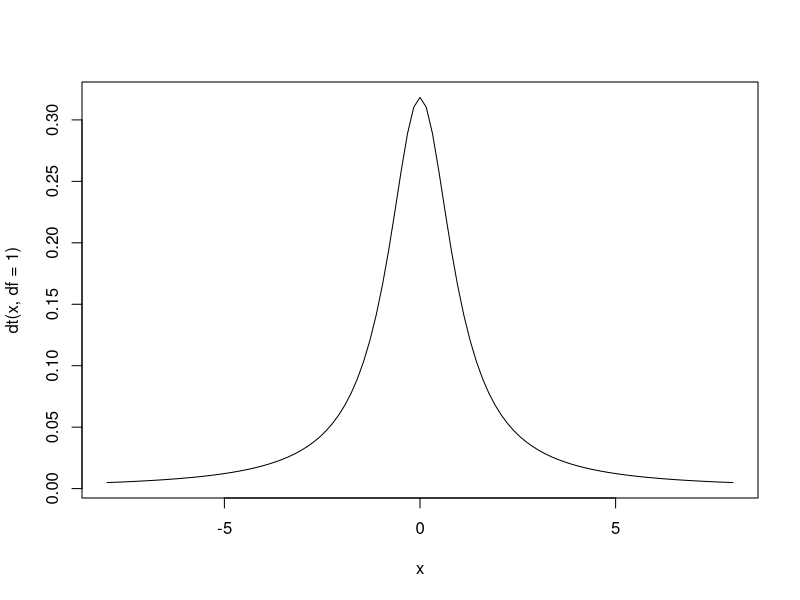
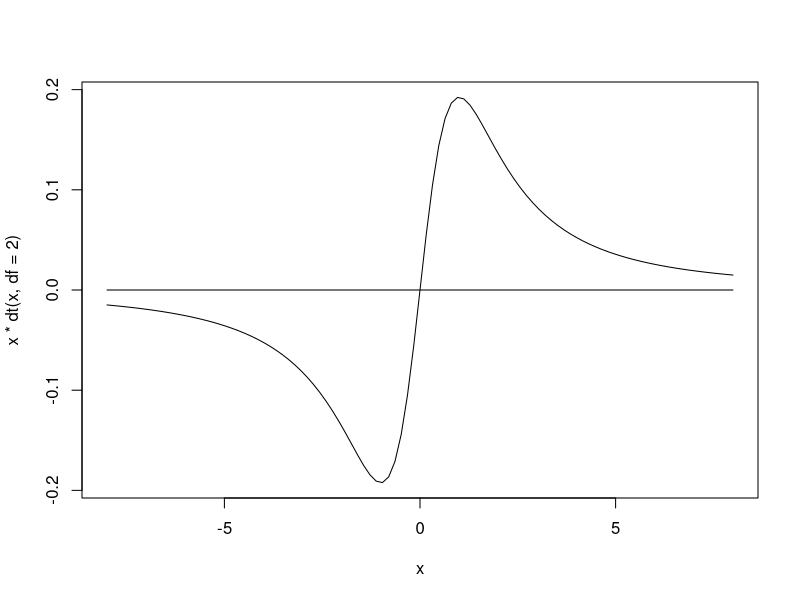

Source code (R) for these figures, in order:
## ---- chunk 1
pass <- function(x) {
   x * pnorm(x) + dnorm(x)
}
passed <- function(x) {
   x * pnorm(x) + dnorm(x) - x
}
share <- function(x) {
   pass(x) / (pass(x) + passed(x))
}
ratio <- function(x) {
   pass(x) / passed(x)
}
ratio(1.3)
pnorm(1.3) / (1 - pnorm(1.3))
share(.5)
pnorm(.5)

ratio_sum <- function(x, density) {
   range <- 100
   percentile <- 0
   for (speed in seq(-range, x, 0.1)) {
      percentile <- percentile + density(speed) * 0.1
   }
   pass <- 0 # people you pass
   for (speed in seq(-range, x, 0.1)) {
      pass <- pass + density(speed) * (x - speed) * 0.1
   }
   passed <- 0 # people you're passed by
   for (speed in seq(x, range, 0.1)) {
      passed <- passed + density(speed) * (speed - x) * 0.1
   }
   # return (pass/passed) and (slower/faster)
   return(c(pass / passed, (percentile / (1 - percentile))))
}
ratio_sum(5, dnorm)
ratio_sum(5, function(x) {
   dt(x, df = 1)
})
ratio_sum(5, function(x) {
   dt(x, df = 2)
})

curve(dt(x, df = 1), -8, 8)
curve(x * dt(x, df = 2), from = -8, to = 8)
curve(x^0 - 1, -8, 8, add = TRUE)
# density= function(x){dt(x,df=1)}
# plot(density,xlim=c(-10,10))
#
